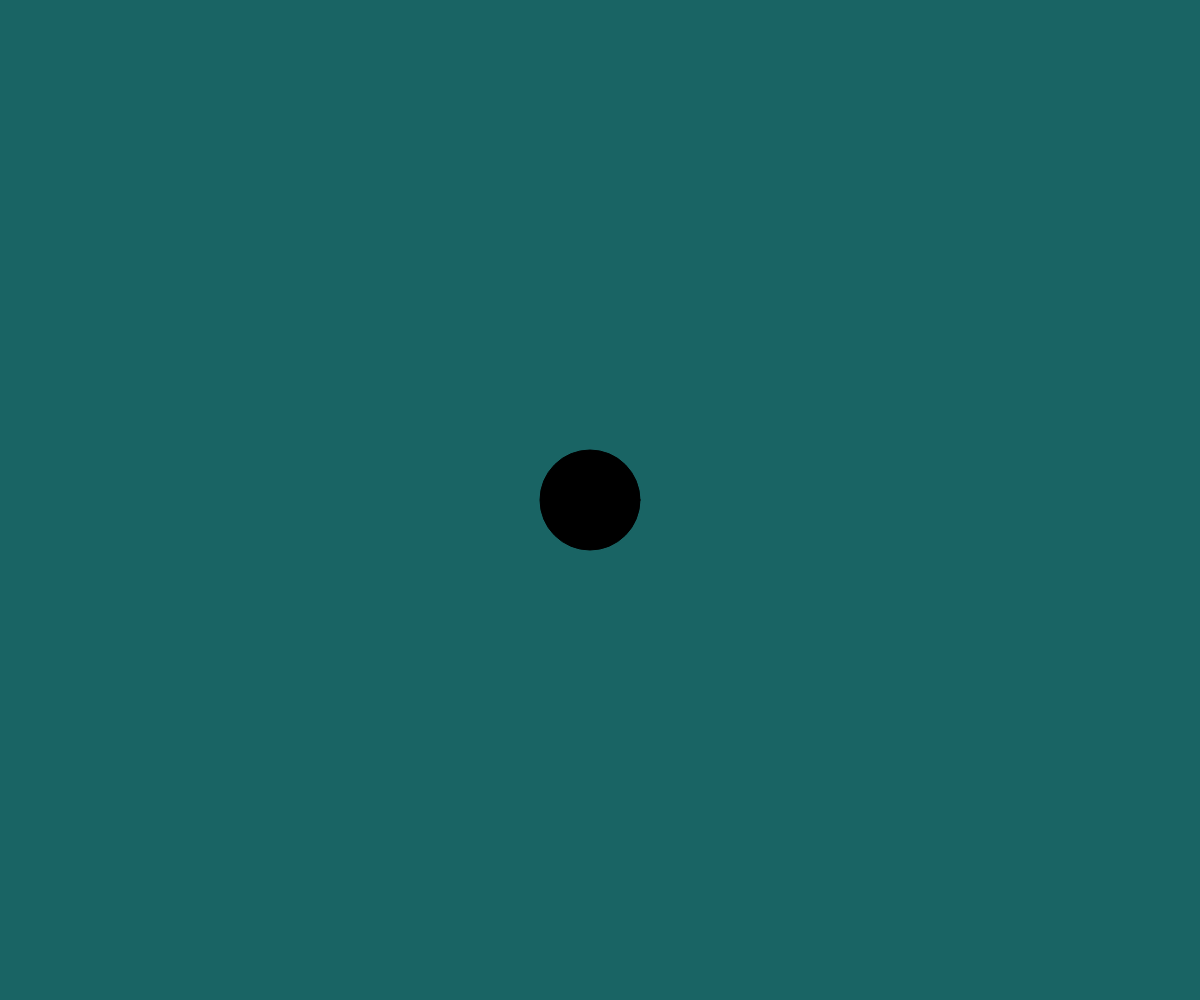
Frame 1 (no input)
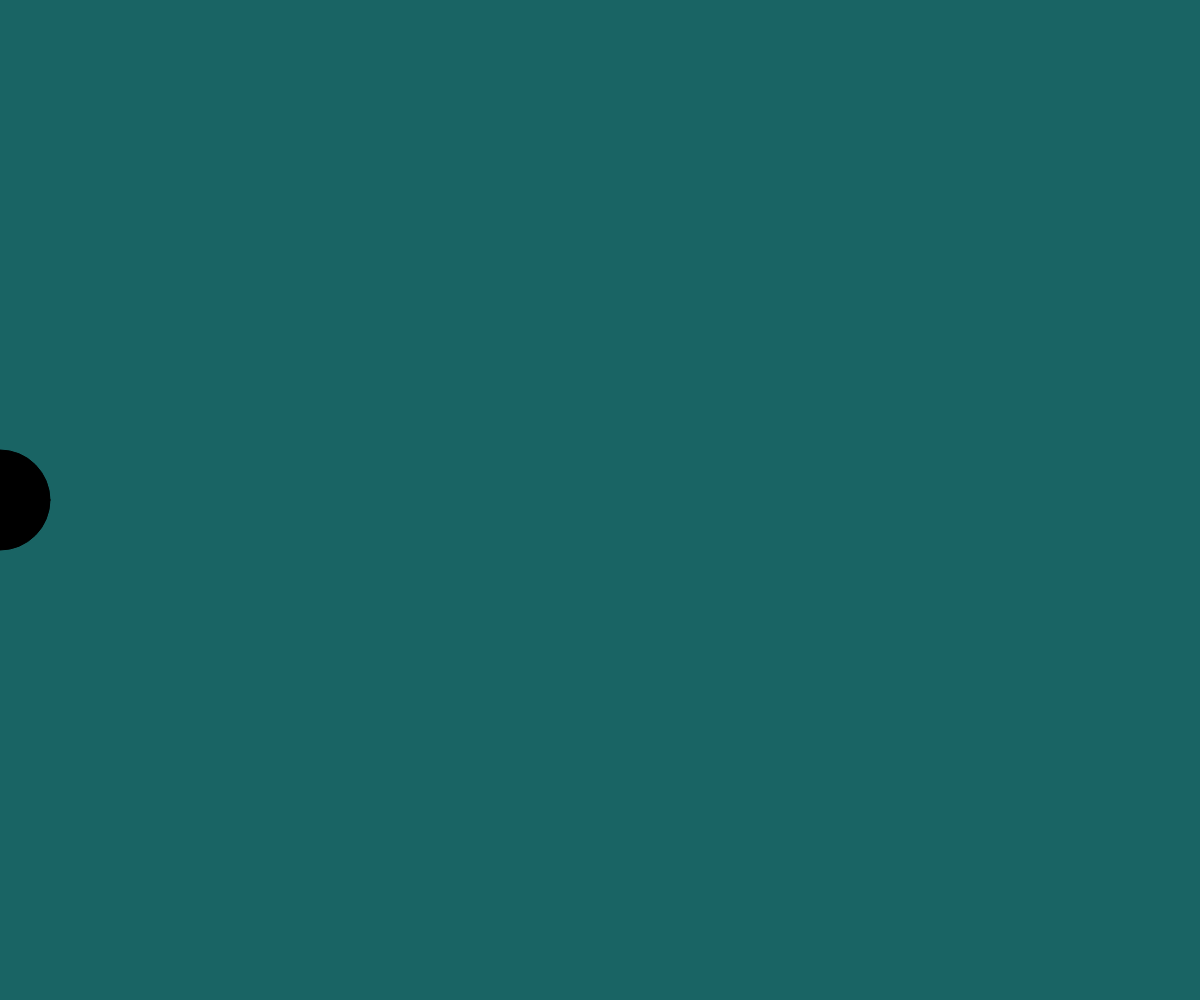
Frame 60 (no input)
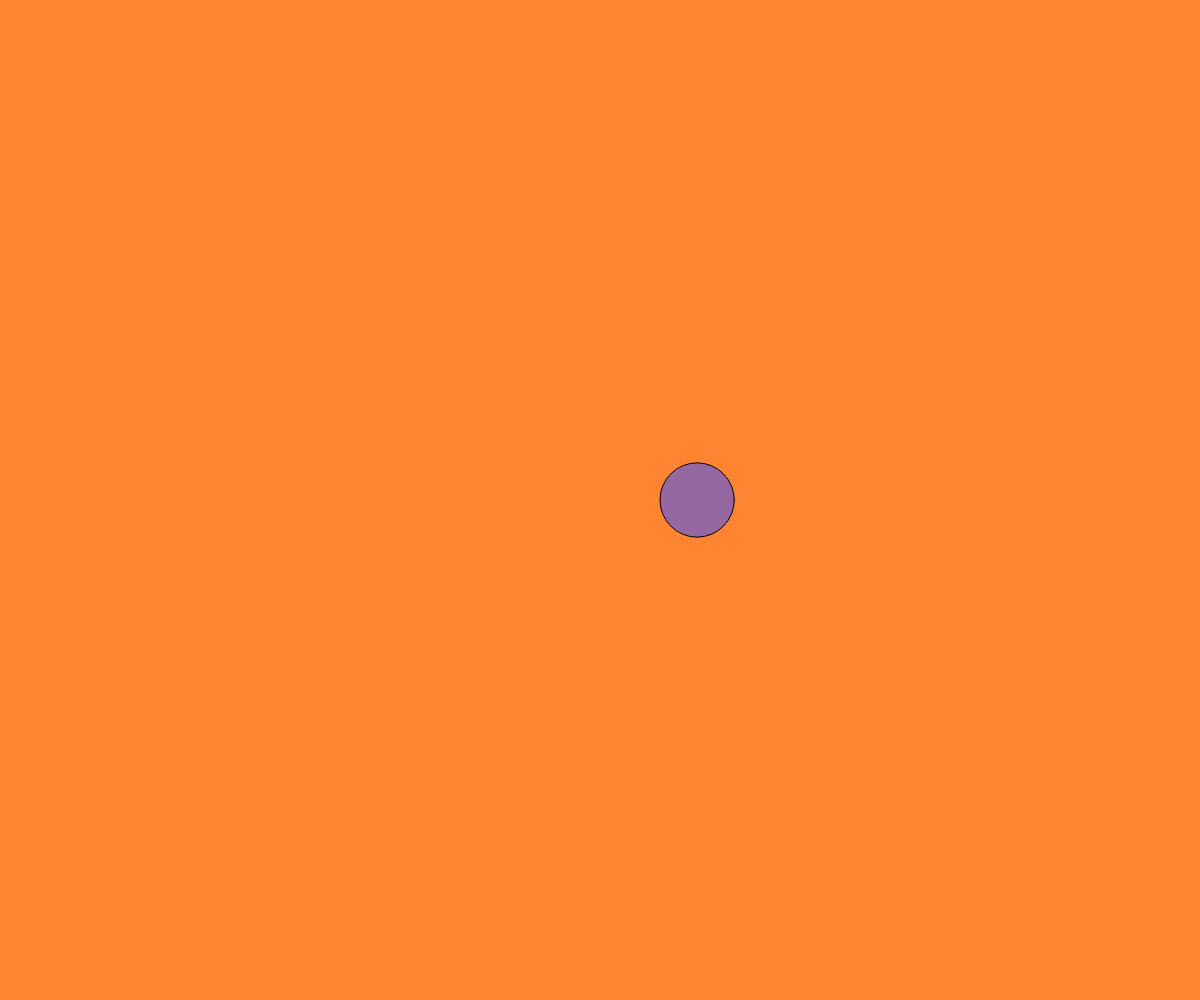
Frame 120 (the mouse pressed at the canvas centre since frame 60)

The p5.js sketch that drew these frames (run headless with seeded random() and noise() and a simulated clock; from frame 60 on, the mouse is pressed at the canvas centre):

// p5.js sketch
// ── sketch.js
let posX;
let posY;
let diametro;
let radio;
let fondo;
let colorPelota;
function setup() {
  createCanvas(windowWidth, windowHeight);
  // print(posX);
  // posX = 234;
  // print(posX);
  // posX = posX + 25;
  // print(posX);
  // posX = posX * 2;
  // print(posX);
  // posX = posX / 5;
  // print(posX);
  // posX *= 8;
  // print(posX);
  // posX += 1;
  // print(posX);
  // posX ++;
  posX = windowWidth / 2;
  posY = windowHeight / 2;
  // frameRate(10);
  diametro = 100;
  radio = diametro / 2;
  fondo = color(25, 100, 100);
  colorPelota = color(0);
}

function draw() {
  background(fondo);

  posX -= 10;
  if (posX < -radio) {
    diametro = random(10, 100);
    radio = diametro / 2;
    fondo = color(255, random(100, 255), 50);
    posX = windowWidth + radio;
    colorPelota = color(random(200), random(300), random(200));





  }
  fill(colorPelota);
  circle(posX, posY, diametro);
  print(posX);
}
